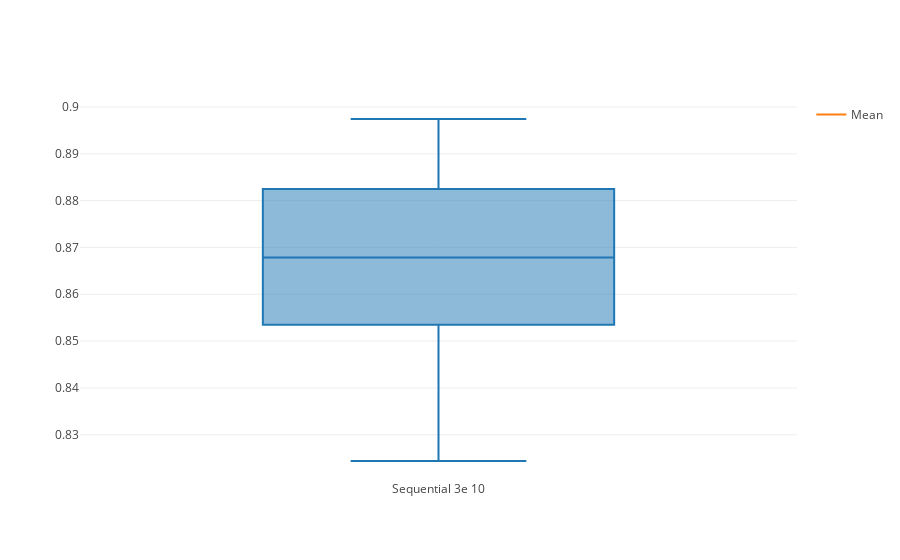

The notebook cell saved with this chart:
### Code cell
scores_sequential = pd.DataFrame()
scores_sequential['Sequential 3e 10'] = pd.Series(cvs_sequential)

data = []
for col in scores_sequential.columns:
    data.append(go.Box(y=scores_sequential[col], name=col, showlegend=False))

data.append(go.Scatter(x=scores_sequential.columns, y = scores_sequential.mean(), mode='lines', name='Mean'))
iplot(data)

### Figure 1 — Plotly figure (JSON) as saved in the notebook; plotly's stock layout.template omitted (floating-point values rounded to 4 significant figures)
{"data": [{"name": "Sequential 3e 10", "showlegend": false, "type": "box", "uid": "a98758f9-84e3-4873-87b6-4cdad016adef", "y": [0.8571, 0.8535, 0.859, 0.8825, 0.8814, 0.8836, 0.8974, 0.8767, 0.8355, 0.8244]}, {"mode": "lines", "name": "Mean", "type": "scatter", "uid": "52b86447-0a80-4798-95cb-41f1a19a79f7", "x": ["Sequential 3e 10"], "y": [0.8651]}], "layout": {}}
